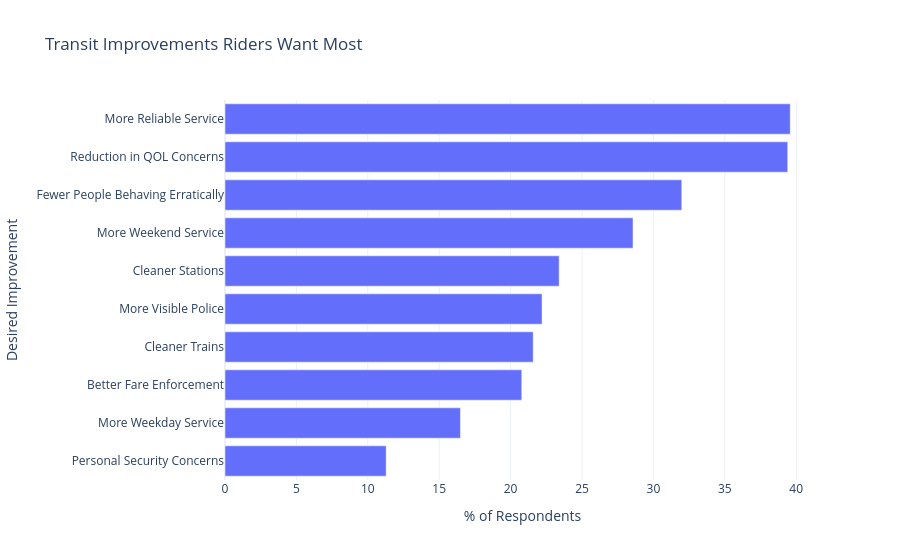

Notebook code for this chart:
### Code cell
#this is for safety score
safety_aggregate = sentiment[sentiment['Score Type'] == 'Average Score (1-10)']


# keep only improvements
improve = sentiment[
    (sentiment["Category"] == "Improvements") &
    (sentiment["Score Type"] == "Percent of Respondents")
].copy()

# aggregate average support
improve_ranked = (
    improve
    .groupby("Score Grain", as_index=False)["Score"]
    .mean()
    .sort_values("Score", ascending=True)
)

fig = px.bar(
    improve_ranked,
    x="Score",
    y="Score Grain",
    orientation="h",
    title="Transit Improvements Riders Want Most",
    labels={
        "Score": "% of Respondents",
        "Score Grain": "Desired Improvement"
    }
)

fig.update_layout(template="plotly_white")

fig.show()

### Figure 1 — Plotly figure (JSON) as saved in the notebook; plotly's stock layout.template omitted (floating-point values rounded to 4 significant figures)
{"data": [{"hovertemplate": "% of Respondents=%{x}<br>Desired Improvement=%{y}<extra></extra>", "legendgroup": "", "marker": {"color": "#636efa", "pattern": {"shape": ""}}, "name": "", "orientation": "h", "showlegend": false, "textposition": "auto", "type": "bar", "x": [11.29, 16.49, 20.78, 21.58, 22.2, 23.4, 28.57, 31.99, 39.41, 39.58], "xaxis": "x", "y": ["Personal Security Concerns", "More Weekday Service", "Better Fare Enforcement", "Cleaner Trains", "More Visible Police", "Cleaner Stations", "More Weekend Service", "Fewer People Behaving Erratically", "Reduction in QOL Concerns", "More Reliable Service"], "yaxis": "y"}], "layout": {"barmode": "relative", "legend": {"tracegroupgap": 0}, "title": {"text": "Transit Improvements Riders Want Most"}, "xaxis": {"anchor": "y", "domain": [0, 1], "title": {"text": "% of Respondents"}}, "yaxis": {"anchor": "x", "domain": [0, 1], "title": {"text": "Desired Improvement"}}}}
